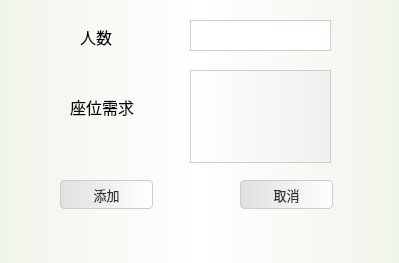
<?xml version="1.0" encoding="UTF-8"?>
<ui version="4.0">
 <class>dlg_line</class>
 <widget class="QDialog" name="dlg_line">
  <property name="geometry">
   <rect>
    <x>0</x>
    <y>0</y>
    <width>399</width>
    <height>263</height>
   </rect>
  </property>
  <property name="windowTitle">
   <string>Dialog</string>
  </property>
  <property name="styleSheet">
   <string notr="true"> QDialog{   background: qlineargradient(spread:pad, x1:0, y1:0, x2:1, y2:0, stop:0 rgba(240, 245, 235, 1), stop:0.5 rgba(255, 255, 255, 1), stop:1 rgba(240, 245, 235, 1)); /* Gradient from light green to white to light green */
    color: #333333; /* Dark Grey */
    font-family: &quot;Segoe UI&quot;, sans-serif;
    font-size: 10pt;
}
QTableWidget {
        background: qlineargradient(spread:pad, x1:0, y1:0, x2:1, y2:0, stop:0 #FFFFFF, stop:1 #F0F0F0); /* White to Very Light Grey Gradient */
    color: #333333; /* Dark Grey */
    border: 1px solid #CCCCCC; /* Light Grey Border */

}
QLineEdit{
background-color: #FFFFFF; /* White */
    color: #333333; /* Dark Grey */
    gridline-color: #CCCCCC; /* Light Grey */
    border: 1px solid #CCCCCC; /* Light Grey Border */
    font-family: &quot;Segoe UI&quot;, sans-serif;
    font-size: 10pt;
}

/* Buttons common style */

QPushButton {
    background: qlineargradient(spread:pad, x1:0, y1:0, x2:1, y2:0, stop:0 #E0E0E0, stop:1 #FFFFFF); /* Light Grey to White Gradient */
    color: #333333; /* Dark Grey */
    border: 1px solid #CCCCCC; /* Light Grey Border */
    border-radius: 4px;
    padding: 5px;
    font-family: &quot;Segoe UI&quot;, sans-serif;
    font-size: 10pt;
}

QPushButton:hover {
    background-color: #D6D6D6; /* Slightly Darker Grey */
}

QPushButton:pressed {
    background-color: #BFBFBF; /* Darker Grey */
}
/* Common background widget style */

</string>
  </property>
  <widget class="QPushButton" name="btn_save">
   <property name="geometry">
    <rect>
     <x>60</x>
     <y>180</y>
     <width>93</width>
     <height>29</height>
    </rect>
   </property>
   <property name="font">
    <font>
     <family>Segoe UI</family>
     <pointsize>10</pointsize>
    </font>
   </property>
   <property name="text">
    <string>添加</string>
   </property>
  </widget>
  <widget class="QPushButton" name="btn_exit">
   <property name="geometry">
    <rect>
     <x>240</x>
     <y>180</y>
     <width>93</width>
     <height>29</height>
    </rect>
   </property>
   <property name="font">
    <font>
     <family>Segoe UI</family>
     <pointsize>10</pointsize>
    </font>
   </property>
   <property name="text">
    <string>取消</string>
   </property>
  </widget>
  <widget class="QLabel" name="label_2">
   <property name="geometry">
    <rect>
     <x>70</x>
     <y>97</y>
     <width>121</width>
     <height>20</height>
    </rect>
   </property>
   <property name="font">
    <font>
     <pointsize>12</pointsize>
    </font>
   </property>
   <property name="text">
    <string>座位需求</string>
   </property>
  </widget>
  <widget class="QLabel" name="label_3">
   <property name="geometry">
    <rect>
     <x>80</x>
     <y>27</y>
     <width>69</width>
     <height>20</height>
    </rect>
   </property>
   <property name="font">
    <font>
     <pointsize>12</pointsize>
    </font>
   </property>
   <property name="text">
    <string>人数</string>
   </property>
  </widget>
  <widget class="QLineEdit" name="lineEdit_qnum">
   <property name="geometry">
    <rect>
     <x>190</x>
     <y>20</y>
     <width>141</width>
     <height>31</height>
    </rect>
   </property>
  </widget>
  <widget class="QTableWidget" name="tableWidget_tablelist">
   <property name="geometry">
    <rect>
     <x>190</x>
     <y>70</y>
     <width>141</width>
     <height>93</height>
    </rect>
   </property>
  </widget>
 </widget>
 <resources/>
 <connections/>
</ui>
